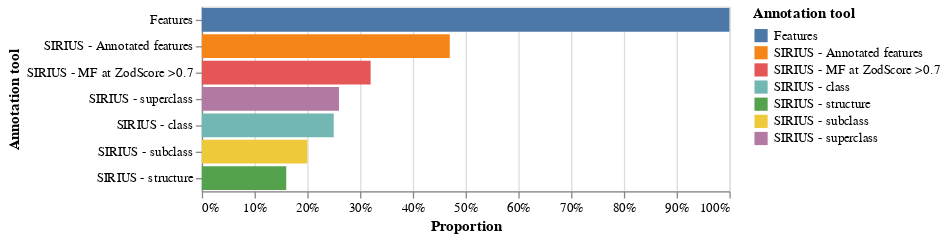

Write notebook code for a chart like this one.
### Markdown cell above
### View SIRIUS annotations

### Code cell
make_barchart(get_stats_annotation.table_sirius) # Absolute count
make_barchart_rel(get_stats_annotation.table_sirius_rel)

### Figure 1 — Vega-Lite specification as saved in the notebook (floating-point values rounded to 4 significant figures)
{"config": {"view": {"continuousWidth": 400, "continuousHeight": 300}}, "data": {"name": "data-94e34a1ff4720689b90d59ca189bf81e"}, "mark": "bar", "encoding": {"color": {"type": "nominal", "field": "Annotation tool"}, "x": {"type": "quantitative", "axis": {"format": ".0%"}, "field": "Count", "stack": "zero", "title": "Proportion"}, "y": {"type": "nominal", "field": "Annotation tool", "sort": "-x"}}, "$schema": "https://vega.github.io/schema/vega-lite/v4.8.1.json", "datasets": {"data-94e34a1ff4720689b90d59ca189bf81e": [{"Annotation tool": "Features", "Count": 1.0}, {"Annotation tool": "SIRIUS - Annotated features", "Count": 0.47}, {"Annotation tool": "SIRIUS - MF at ZodScore >0.7", "Count": 0.32}, {"Annotation tool": "SIRIUS - structure", "Count": 0.16}, {"Annotation tool": "SIRIUS - superclass", "Count": 0.26}, {"Annotation tool": "SIRIUS - class", "Count": 0.25}, {"Annotation tool": "SIRIUS - subclass", "Count": 0.2}]}}
